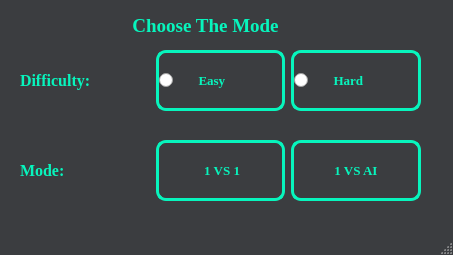
<?xml version="1.0" encoding="UTF-8"?>
<ui version="4.0">
 <class>MainMenu</class>
 <widget class="QMainWindow" name="MainMenu">
  <property name="geometry">
   <rect>
    <x>0</x>
    <y>0</y>
    <width>453</width>
    <height>255</height>
   </rect>
  </property>
  <property name="sizePolicy">
   <sizepolicy hsizetype="Preferred" vsizetype="Preferred">
    <horstretch>0</horstretch>
    <verstretch>0</verstretch>
   </sizepolicy>
  </property>
  <property name="windowTitle">
   <string>MainWindow</string>
  </property>
  <property name="styleSheet">
   <string notr="true">QMainWindow
{
background-color:rgb(59, 61, 64);
}
</string>
  </property>
  <widget class="QWidget" name="centralwidget">
   <widget class="QLabel" name="label_3">
    <property name="geometry">
     <rect>
      <x>50</x>
      <y>10</y>
      <width>311</width>
      <height>31</height>
     </rect>
    </property>
    <property name="font">
     <font>
      <family>Times New Roman</family>
      <pointsize>14</pointsize>
      <bold>true</bold>
     </font>
    </property>
    <property name="layoutDirection">
     <enum>Qt::LeftToRight</enum>
    </property>
    <property name="styleSheet">
     <string notr="true">QLabel
{
color:rgb(7,245,189);
}</string>
    </property>
    <property name="text">
     <string>Choose The Mode</string>
    </property>
    <property name="alignment">
     <set>Qt::AlignCenter</set>
    </property>
   </widget>
   <widget class="QWidget" name="layoutWidget">
    <property name="geometry">
     <rect>
      <x>20</x>
      <y>50</y>
      <width>401</width>
      <height>61</height>
     </rect>
    </property>
    <layout class="QHBoxLayout" name="horizontalLayout">
     <item>
      <widget class="QLabel" name="label">
       <property name="font">
        <font>
         <family>Times New Roman</family>
         <pointsize>12</pointsize>
         <bold>true</bold>
        </font>
       </property>
       <property name="styleSheet">
        <string notr="true">QLabel
{
color:rgb(7, 245, 189);
}</string>
       </property>
       <property name="text">
        <string>Difficulty:</string>
       </property>
      </widget>
     </item>
     <item>
      <widget class="QRadioButton" name="radioButton_easy">
       <property name="sizePolicy">
        <sizepolicy hsizetype="Minimum" vsizetype="Preferred">
         <horstretch>0</horstretch>
         <verstretch>0</verstretch>
        </sizepolicy>
       </property>
       <property name="font">
        <font>
         <family>Times New Roman</family>
         <pointsize>10</pointsize>
         <bold>true</bold>
        </font>
       </property>
       <property name="styleSheet">
        <string notr="true">QRadioButton
{
color: rgb(7, 245, 189);
border:3px solid rgb(7, 245, 189);
border-radius:10px;
}
QRadioButton::Hover
{
color:rgb(59,61,64);
background-color: rgb(7, 245, 189);
}</string>
       </property>
       <property name="text">
        <string>      Easy</string>
       </property>
      </widget>
     </item>
     <item>
      <widget class="QRadioButton" name="radioButton_hard">
       <property name="sizePolicy">
        <sizepolicy hsizetype="Minimum" vsizetype="Preferred">
         <horstretch>0</horstretch>
         <verstretch>0</verstretch>
        </sizepolicy>
       </property>
       <property name="font">
        <font>
         <family>Times New Roman</family>
         <pointsize>10</pointsize>
         <bold>true</bold>
        </font>
       </property>
       <property name="styleSheet">
        <string notr="true">QRadioButton
{
color: rgb(7, 245, 189);
border:3px solid rgb(7, 245, 189);
border-radius:10px;
}
QRadioButton::Hover
{
color:rgb(59,61,64);
background-color: rgb(7, 245, 189);
}</string>
       </property>
       <property name="text">
        <string>      Hard</string>
       </property>
      </widget>
     </item>
    </layout>
   </widget>
   <widget class="QWidget" name="layoutWidget">
    <property name="geometry">
     <rect>
      <x>20</x>
      <y>140</y>
      <width>401</width>
      <height>61</height>
     </rect>
    </property>
    <layout class="QHBoxLayout" name="horizontalLayout_2">
     <item>
      <widget class="QLabel" name="label_2">
       <property name="font">
        <font>
         <family>Times New Roman</family>
         <pointsize>12</pointsize>
         <bold>true</bold>
        </font>
       </property>
       <property name="styleSheet">
        <string notr="true">QLabel
{
color:rgb(7, 245, 189);
}</string>
       </property>
       <property name="text">
        <string>Mode:</string>
       </property>
      </widget>
     </item>
     <item>
      <widget class="QPushButton" name="pushButton_1VS1">
       <property name="sizePolicy">
        <sizepolicy hsizetype="Minimum" vsizetype="Preferred">
         <horstretch>0</horstretch>
         <verstretch>0</verstretch>
        </sizepolicy>
       </property>
       <property name="font">
        <font>
         <family>Times New Roman</family>
         <pointsize>10</pointsize>
         <bold>true</bold>
        </font>
       </property>
       <property name="styleSheet">
        <string notr="true">QPushButton
{
color: rgb(7, 245, 189);
border:3px solid rgb(7, 245, 189);
border-radius:10px;
}
QPushButton::Hover
{
color:rgb(59,61,64);
background-color: rgb(7, 245, 189);
}</string>
       </property>
       <property name="text">
        <string> 1 VS 1</string>
       </property>
      </widget>
     </item>
     <item>
      <widget class="QPushButton" name="pushButton_1VSAI">
       <property name="sizePolicy">
        <sizepolicy hsizetype="Minimum" vsizetype="Preferred">
         <horstretch>0</horstretch>
         <verstretch>0</verstretch>
        </sizepolicy>
       </property>
       <property name="font">
        <font>
         <family>Times New Roman</family>
         <pointsize>10</pointsize>
         <bold>true</bold>
        </font>
       </property>
       <property name="styleSheet">
        <string notr="true">QPushButton
{
color: rgb(7, 245, 189);
border:3px solid rgb(7, 245, 189);
border-radius:10px;
}
QPushButton::Hover
{
color:rgb(59,61,64);
background-color: rgb(7, 245, 189);
}</string>
       </property>
       <property name="text">
        <string>1 VS AI</string>
       </property>
      </widget>
     </item>
    </layout>
   </widget>
  </widget>
  <widget class="QMenuBar" name="menubar">
   <property name="geometry">
    <rect>
     <x>0</x>
     <y>0</y>
     <width>453</width>
     <height>26</height>
    </rect>
   </property>
  </widget>
  <widget class="QStatusBar" name="statusbar"/>
 </widget>
 <resources/>
 <connections/>
</ui>
